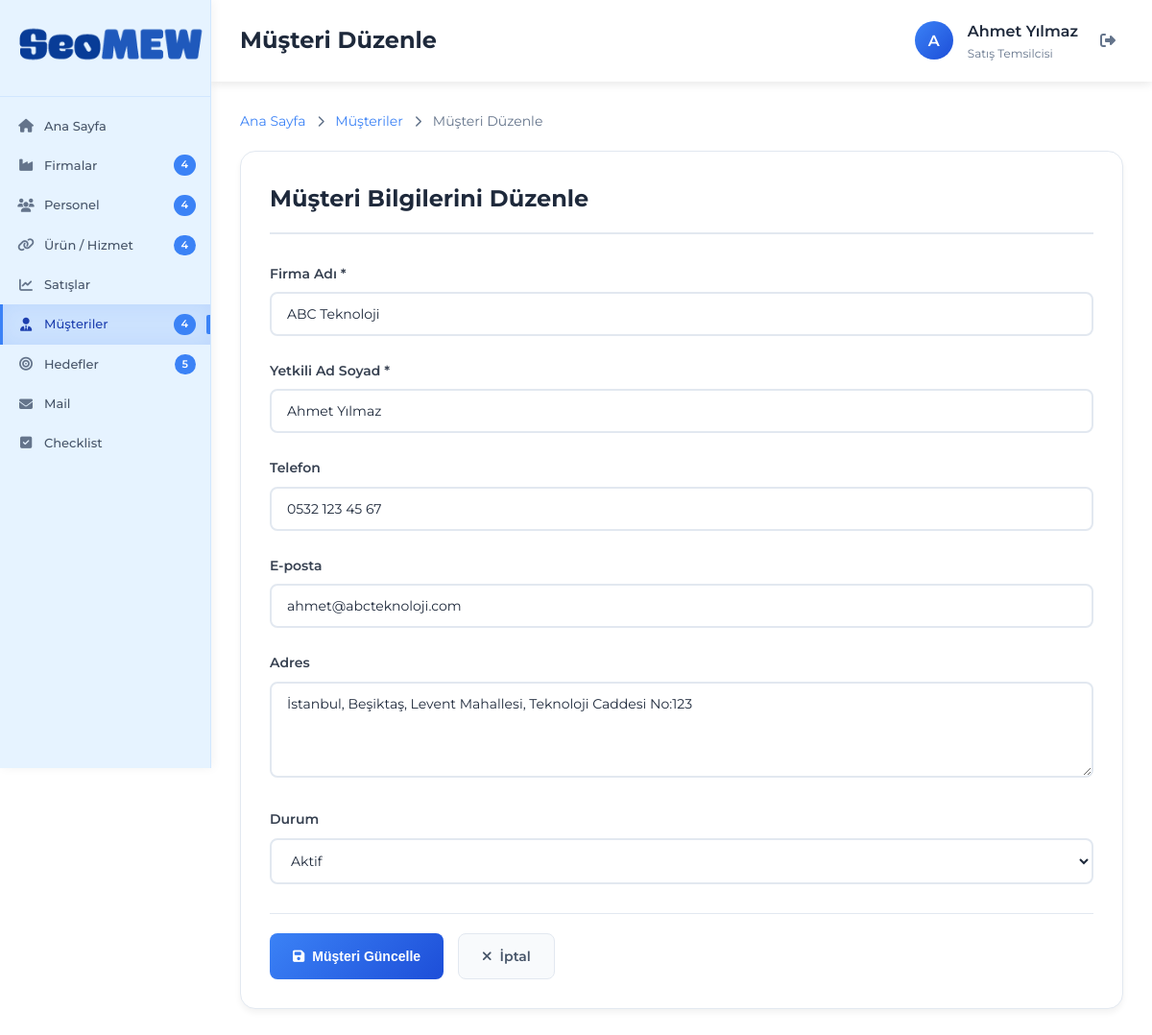
Screenshot of /musteri-duzenle.php?id=1 (signed in) with the database file from the repository.
### tables this page shows
CREATE TABLE IF NOT EXISTS musteriler (
    id INT AUTO_INCREMENT PRIMARY KEY,
    firma_adi VARCHAR(255) NOT NULL,
    yetkili_ad_soyad VARCHAR(255) NOT NULL,
    telefon VARCHAR(20),
    email VARCHAR(255),
    adres TEXT,
    durum ENUM('aktif', 'pasif') DEFAULT 'aktif',
    olusturma_tarihi TIMESTAMP DEFAULT CURRENT_TIMESTAMP,
    son_guncelleme TIMESTAMP DEFAULT CURRENT_TIMESTAMP ON UPDATE CURRENT_TIMESTAMP
);

### config/database.php (called while the page is built, shortened)
<?php
class Database {
    private $connection;
    private static $instance = null;
    private function __construct() {
        try {
            $dsn = "mysql:host=" . DB_HOST . ";dbname=" . DB_NAME . ";charset=" . DB_CHARSET;
            $this->connection = new PDO($dsn, DB_USER, DB_PASS, [
                PDO::ATTR_ERRMODE => PDO::ERRMODE_EXCEPTION,
                PDO::ATTR_DEFAULT_FETCH_MODE => PDO::FETCH_ASSOC,
                PDO::ATTR_EMULATE_PREPARES => false,
            ]);
            $this->connection->exec("SET NAMES utf8mb4 COLLATE utf8mb4_unicode_ci");
            $this->connection->exec("SET CHARACTER SET utf8mb4");
        } catch (PDOException $e) {
            die("Veritabanı bağlantı hatası: " . $e->getMessage());
        }
    }
    public static function getInstance() {
        if (self::$instance === null) {
            self::$instance = new self();
        }
        return self::$instance;
    }
    public function select($table, $where = [], $orderBy = null, $limit = null) {
        $sql = "SELECT * FROM $table";
        $params = [];
        if (!empty($where)) {
            $conditions = [];
            foreach ($where as $key => $value) {
                $conditions[] = "$key = :$key";
                $params[$key] = $value;
            }
            $sql .= " WHERE " . implode(' AND ', $conditions);
        }
        $stmt = $this->connection->prepare($sql);
        $stmt->execute($params);
        return $stmt->fetchAll();
    }
    public function query($sql, $params = []) {
        $stmt = $this->connection->prepare($sql);
        $stmt->execute($params);
        return $stmt->fetchAll();
    }
}
$db = Database::getInstance();
function getMusteri($id) {
    global $db;
    return $db->select('musteriler', ['id' => $id])[0] ?? null;
}
function getStats() {
    global $db;
    $stats = [
        'firmalar' => $db->query("SELECT COUNT(*) as count FROM firmalar WHERE durum = 'aktif'")[0]['count'],
        'personel' => $db->query("SELECT COUNT(*) as count FROM personel WHERE durum = 'aktif'")[0]['count'],
        'urun_hizmet' => $db->query("SELECT COUNT(*) as count FROM urun_hizmet WHERE durum = 'aktif'")[0]['count'],
        'satislar' => $db->query("SELECT COUNT(*) as count FROM satislar")[0]['count'],
        'musteriler' => $db->query("SELECT COUNT(*) as count FROM musteriler WHERE durum = 'aktif'")[0]['count'],
        'hedefler' => $db->query("SELECT COUNT(*) as count FROM hedefler WHERE durum = 'aktif'")[0]['count']
    ];
    return $stats;
}
?>

### musteri-duzenle.php (the view, shortened to what this page needs)
<?php
require_once 'config/database.php';
$stats = getStats();
$musteri_id = (int)$_GET['id'];
$musteri = getMusteri($musteri_id);
?>
<!DOCTYPE html>
<html lang="tr">
<head>
    <link href="https://cdnjs.cloudflare.com/ajax/libs/font-awesome/6.4.0/css/all.min.css" rel="stylesheet">
    <link href="style.css" rel="stylesheet">
</head>
<body>
    <div class="container">
        <div class="sidebar" id="sidebar">
            <div class="sidebar-header">
                <img src="seomew-logo.png" alt="SyncMEW Logo" style="height: 52px; margin-bottom: 0;">
            </div>
            <nav class="sidebar-nav">
                <a href="index.php" class="nav-item">
                    <i class="fas fa-home nav-icon"></i>
                    <span class="nav-text">Ana Sayfa</span>
                </a>
                <a href="firmalar.php" class="nav-item">
                    <i class="fas fa-industry nav-icon"></i>
                    <span class="nav-text">Firmalar</span>
                    <span class="nav-badge"><?php echo $stats['firmalar']; ?></span>
                </a>
                <a href="personel.php" class="nav-item">
                    <i class="fas fa-users nav-icon"></i>
                    <span class="nav-text">Personel</span>
                    <span class="nav-badge"><?php echo $stats['personel']; ?></span>
                </a>
                <a href="urun-hizmet.php" class="nav-item">
                    <i class="fas fa-link nav-icon"></i>
                    <span class="nav-text">Ürün / Hizmet</span>
                    <span class="nav-badge"><?php echo $stats['urun_hizmet']; ?></span>
                </a>
                <a href="satislar.php" class="nav-item">
                    <i class="fas fa-chart-line nav-icon"></i>
                    <span class="nav-text">Satışlar</span>
                </a>
                <a href="musteriler.php" class="nav-item active">
                    <i class="fas fa-user-tie nav-icon"></i>
                    <span class="nav-text">Müşteriler</span>
                    <span class="nav-badge"><?php echo $stats['musteriler']; ?></span>
                </a>
                <a href="hedefler.php" class="nav-item">
                    <i class="fas fa-bullseye nav-icon"></i>
                    <span class="nav-text">Hedefler</span>
                    <span class="nav-badge"><?php echo $stats['hedefler']; ?></span>
                </a>
                <a href="mail.php" class="nav-item">
                    <i class="fas fa-envelope nav-icon"></i>
                    <span class="nav-text">Mail</span>
                </a>
                <a href="checklist.php" class="nav-item">
                    <i class="fas fa-check-square nav-icon"></i>
                    <span class="nav-text">Checklist</span>
                </a>
            </nav>
        </div>
        <div class="main-content">
            <?php
            include 'includes/header.php';
            ?>
            <div class="content-area">
                <div class="breadcrumb">
                    <a href="index.php">Ana Sayfa</a>
                    <i class="fas fa-chevron-right"></i>
                    <a href="musteriler.php">Müşteriler</a>
                    <i class="fas fa-chevron-right"></i>
                    <span>Müşteri Düzenle</span>
                </div>
                <div class="form-container">
                    <h2 class="form-title">Müşteri Bilgilerini Düzenle</h2>
                    <form method="POST">
                        <div class="form-group">
                            <label class="form-label">Firma Adı *</label>
                            <input type="text" name="firma_adi" class="form-input" value="<?php echo htmlspecialchars($musteri['firma_adi']); ?>" placeholder="Firma adını giriniz" required>
                        </div>
                        <div class="form-group">
                            <label class="form-label">Yetkili Ad Soyad *</label>
                            <input type="text" name="yetkili_ad_soyad" class="form-input" value="<?php echo htmlspecialchars($musteri['yetkili_ad_soyad']); ?>" placeholder="Yetkili ad soyadını giriniz" required>
                        </div>
                        <div class="form-group">
                            <label class="form-label">Telefon</label>
                            <input type="tel" name="telefon" class="form-input" value="<?php echo htmlspecialchars($musteri['telefon']); ?>" placeholder="Telefon numarasını giriniz">
                        </div>
                        <div class="form-group">
                            <label class="form-label">E-posta</label>
                            <input type="email" name="email" class="form-input" value="<?php echo htmlspecialchars($musteri['email']); ?>" placeholder="E-posta adresini giriniz">
                        </div>
                        <div class="form-group">
                            <label class="form-label">Adres</label>
                            <textarea name="adres" class="form-textarea" placeholder="Firma adresini giriniz"><?php echo htmlspecialchars($musteri['adres']); ?></textarea>
                        </div>
                        <div class="form-group">
                            <label class="form-label">Durum</label>
                            <select name="durum" class="form-select">
                                <option value="aktif" <?php echo $musteri['durum'] == 'aktif' ? 'selected' : ''; ?>>Aktif</option>
                            </select>
                        </div>
                        <div class="form-actions">
                            <button type="submit" class="btn btn-primary">
                                <i class="fas fa-save"></i>
                                Müşteri Güncelle
                            </button>
                            <a href="musteriler.php" class="btn btn-secondary">
                                <i class="fas fa-times"></i>
                                İptal
                            </a>
                        </div>
                    </form>
                </div>
            </div>
        </div>
    </div>
</body>
</html>

### style.css (style rules this page uses)
* { margin: 0; padding: 0; box-sizing: border-box; }
body { font-family: 'Montserrat', -apple-system, BlinkMacSystemFont, 'Segoe UI', Roboto, sans-serif; background: #ffffff; color: #1e293b; line-height: 1.6; overflow-x: hidden; }
.container { display: flex; min-height: 100vh; }
.sidebar { width: 220px; background: #e6f3ff; color: #1e293b; position: fixed; height: 100vh; left: 0; top: 0; z-index: 1000; box-shadow: 2px 0 10px rgba(0, 0, 0, 0.05); transition: all 0.3s ease; border-right: 1px solid #d1e7ff; overflow-y: auto; }
.sidebar-header { padding: 20px 15px; border-bottom: 1px solid #d1e7ff; text-align: center; }
.sidebar-nav { padding: 10px 0; }
.nav-item { display: flex; align-items: center; padding: 10px 15px; color: #475569; text-decoration: none; transition: all 0.3s ease; position: relative; border-left: 3px solid transparent; }
.nav-item.active { background: rgba(59, 130, 246, 0.15); color: #1e40af; border-left-color: #3b82f6; box-shadow: inset 0 0 20px rgba(59, 130, 246, 0.1); }
.nav-item.active::before { content: ''; position: absolute; right: 0; top: 50%; transform: translateY(-50%); width: 4px; height: 20px; background: #3b82f6; border-radius: 2px 0 0 2px; }
.nav-icon { font-size: 14px; width: 18px; text-align: center; margin-right: 10px; color: #64748b; }
.nav-item.active .nav-icon { color: #1e40af; }
.nav-text { font-size: 13px; font-weight: 500; }
.nav-badge { background: #3b82f6; color: white; padding: 2px 8px; border-radius: 12px; font-size: 11px; font-weight: 600; margin-left: auto; }
.main-content { flex: 1; margin-left: 220px; padding: 0; min-height: 100vh; }
.content-area { padding: 30px; }
.btn { padding: 12px 24px; border-radius: 8px; text-decoration: none; font-weight: 600; font-size: 14px; transition: all 0.3s ease; border: none; cursor: pointer; display: inline-flex; align-items: center; gap: 8px; }
.btn-primary { background: linear-gradient(135deg, #3b82f6, #1d4ed8); color: white; }
.btn-secondary { background: #f8fafc; color: #475569; border: 1px solid #e2e8f0; }
.form-container { background: white; border-radius: 16px; padding: 30px; box-shadow: 0 4px 6px rgba(0, 0, 0, 0.05); border: 1px solid #e2e8f0; margin-bottom: 30px; }
.form-title { font-size: 24px; font-weight: 700; color: #1e293b; margin: 0 0 30px 0; border-bottom: 2px solid #e2e8f0; padding-bottom: 15px; }
.form-group { margin-bottom: 25px; }
.form-label { display: block; font-weight: 600; color: #374151; margin-bottom: 8px; font-size: 14px; }
.form-input, .form-textarea, .form-select { width: 100%; padding: 12px 16px; border: 2px solid #e2e8f0; border-radius: 8px; font-size: 14px; color: #1e293b; background: #ffffff; transition: all 0.3s ease; font-family: inherit; }
.form-textarea { min-height: 100px; resize: vertical; }
.form-actions { display: flex; gap: 15px; margin-top: 30px; padding-top: 20px; border-top: 1px solid #e2e8f0; }
.breadcrumb { margin-bottom: 20px; font-size: 14px; color: #64748b; }
.breadcrumb a { color: #3b82f6; text-decoration: none; }
.breadcrumb i { margin: 0 8px; font-size: 12px; }

### rows the page displays
musteriler: firma_adi "ABC Teknoloji", yetkili_ad_soyad "Ahmet Yılmaz", telefon "0532 123 45 67", email "ahmet@abcteknoloji.com", adres "İstanbul, Beşiktaş, Levent Mahallesi, Teknoloji Caddesi No:123", durum "Aktif"

### other values shown
$stats['firmalar'] "4"
$stats['personel'] "4"
$stats['urun_hizmet'] "4"
$stats['musteriler'] "4"
$stats['hedefler'] "5"
$page_title "Müşteri Düzenle"
$initials "A"
$_SESSION['ad_soyad'] "Ahmet Yılmaz"
